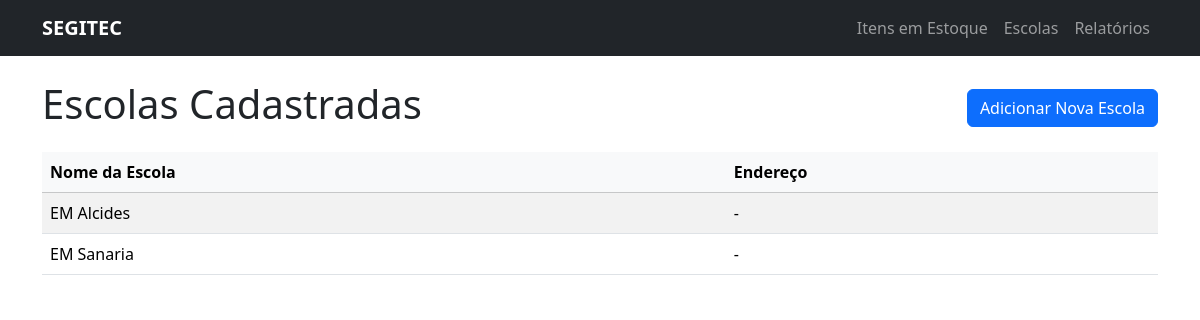
Page /escolas/ on the earlier database version.
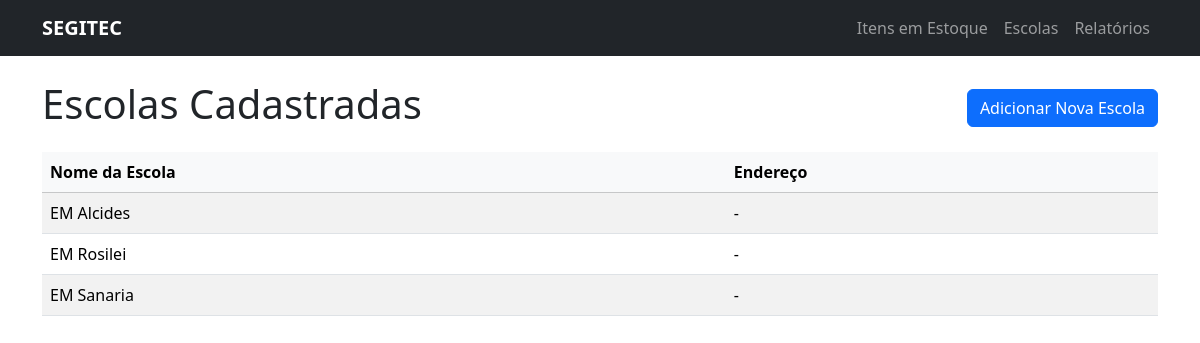
Same page on the later database version.
### estoque/models.py (models this page shows, shortened)
class Escola(models.Model):
    nome = models.CharField(max_length=200, verbose_name="Nome da Escola")
    endereco = models.TextField(verbose_name="Endereço", null=True, blank=True)

### estoque/views.py (the view)
# urls.py: path('escolas/', views.lista_escolas, name='lista_escolas'),
def lista_escolas(request):
    escolas = Escola.objects.all().order_by('nome')
    context = {
        'escolas': escolas
    }
    return render(request, 'estoque/lista_escolas.html', context)

### estoque/templates/estoque/lista_escolas.html (shortened to what this page needs)
{% extends 'estoque/base.html' %}
{% block content %}
    <div class="d-flex justify-content-between align-items-center mb-3">
        <h1>Escolas Cadastradas</h1>
        <a href="{% url 'estoque:adicionar_escola' %}" class="btn btn-primary">Adicionar Nova Escola</a>
    </div>
    <table class="table table-striped table-hover">
        <thead class="table-light">
            <tr>
                <th>Nome da Escola</th>
                <th>Endereço</th>
            </tr>
        </thead>
        <tbody>
            {% for escola in escolas %}
            <tr>
                <td>{{ escola.nome }}</td>
                <td>{{ escola.endereco|default:"-" }}</td>
            </tr>
            {% empty %}
            <tr>
                <td colspan="2" class="text-center">Nenhuma escola cadastrada.</td>
            </tr>
            {% endfor %}
        </tbody>
    </table>
{% endblock %}

Differences in the rows shown:
added Escola: nome "EM Rosilei", endereco "-"
